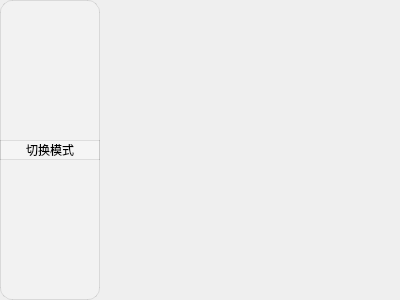
<?xml version="1.0" encoding="UTF-8"?>
<ui version="4.0">
 <class>MyWindow</class>
 <widget class="QWidget" name="MyWindow">
  <property name="geometry">
   <rect>
    <x>0</x>
    <y>0</y>
    <width>400</width>
    <height>300</height>
   </rect>
  </property>
  <property name="minimumSize">
   <size>
    <width>400</width>
    <height>300</height>
   </size>
  </property>
  <property name="maximumSize">
   <size>
    <width>400</width>
    <height>300</height>
   </size>
  </property>
  <property name="baseSize">
   <size>
    <width>0</width>
    <height>0</height>
   </size>
  </property>
  <property name="windowTitle">
   <string>BiliBili直播码获取</string>
  </property>
  <property name="styleSheet">
   <string notr="true"/>
  </property>
  <widget class="QWidget" name="home_right_button" native="true">
   <property name="geometry">
    <rect>
     <x>0</x>
     <y>0</y>
     <width>100</width>
     <height>300</height>
    </rect>
   </property>
   <property name="styleSheet">
    <string notr="true"> background: rgba(255, 255, 255,0.2);
 backdrop-filter: blur(10px);
 border-radius: 12px;
 border: 1px solid rgba(0, 0, 0, 0.1);
 box-shadow: 0 4px 6px rgba(0, 0, 0, 0.1), 0 1px 3px rgba(0, 0, 0, 0.08);
 width: 100%;
 box-sizing: border-box;</string>
   </property>
   <layout class="QVBoxLayout" name="verticalLayout_2">
    <item>
     <widget class="QPushButton" name="change_mode">
      <property name="text">
       <string>切换模式</string>
      </property>
     </widget>
    </item>
   </layout>
  </widget>
 </widget>
 <resources/>
 <connections/>
</ui>
